Frame 1 (no input): blank canvas, image omitted
Frame 60 (the mouse pressed at the canvas centre just before this capture): blank canvas, image omitted
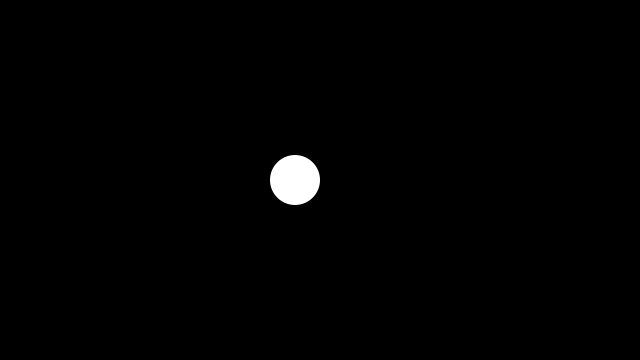
Frame 120 (the mouse held since frame 60 and released just before this capture)

The Processing sketch whose frames 1 and 60 were blank and that drew this single picture after the mouse press (run headless with seeded random() and noise(); from frame 60 on, the mouse is pressed at the canvas centre):

// Processing sketch: w2_stp5
// ── w2_stp5.pde
float circleX = 1000;

void setup() {
  size(640, 360);
}

void mousePressed() {
  circleX = 0;
}

void draw() {
  println(circleX);
  
  background(0);
  
  noStroke();
  fill(255);
  circle(circleX, mouseY, 50);
  
  circleX = circleX + 5;
}
